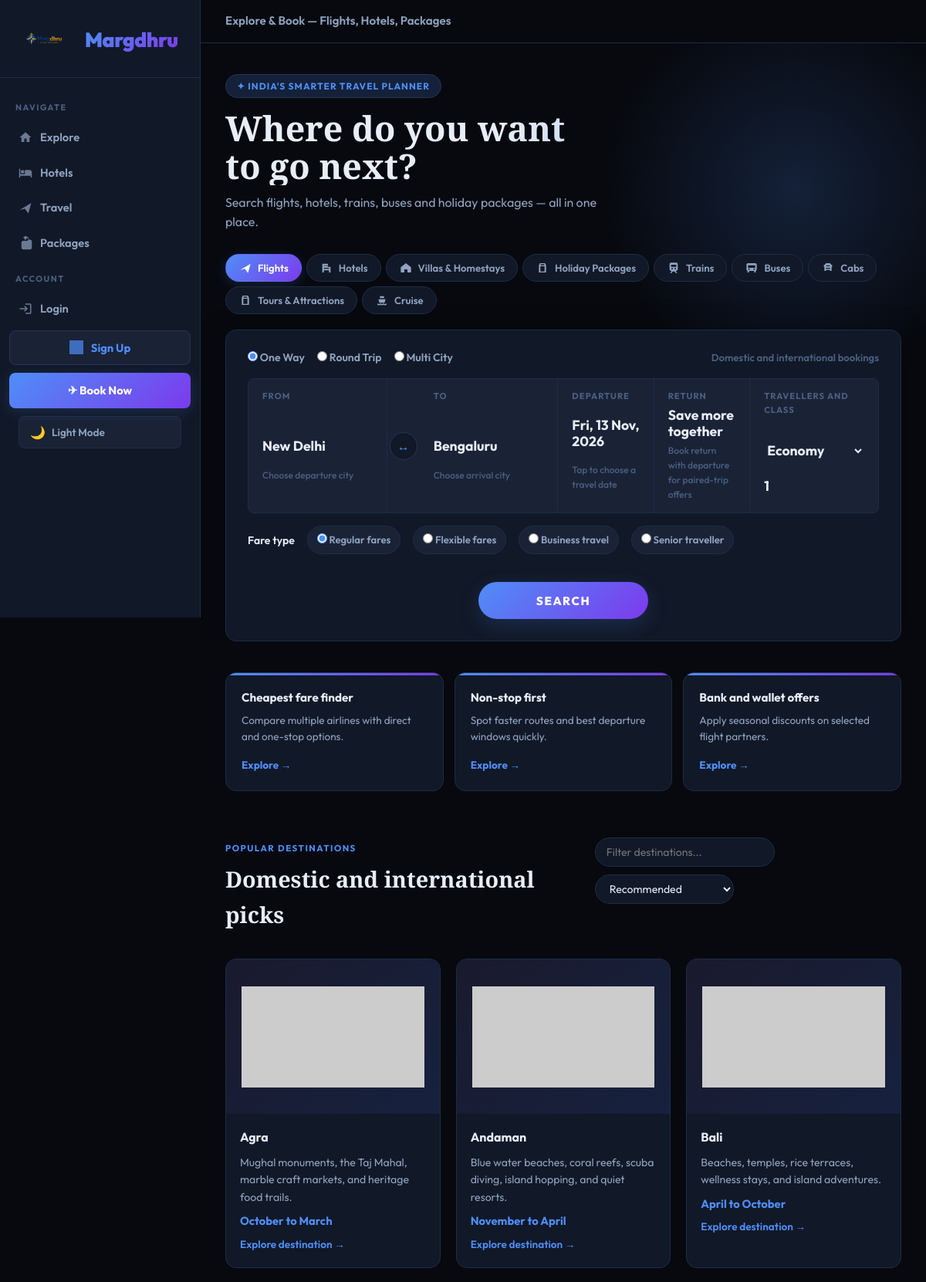
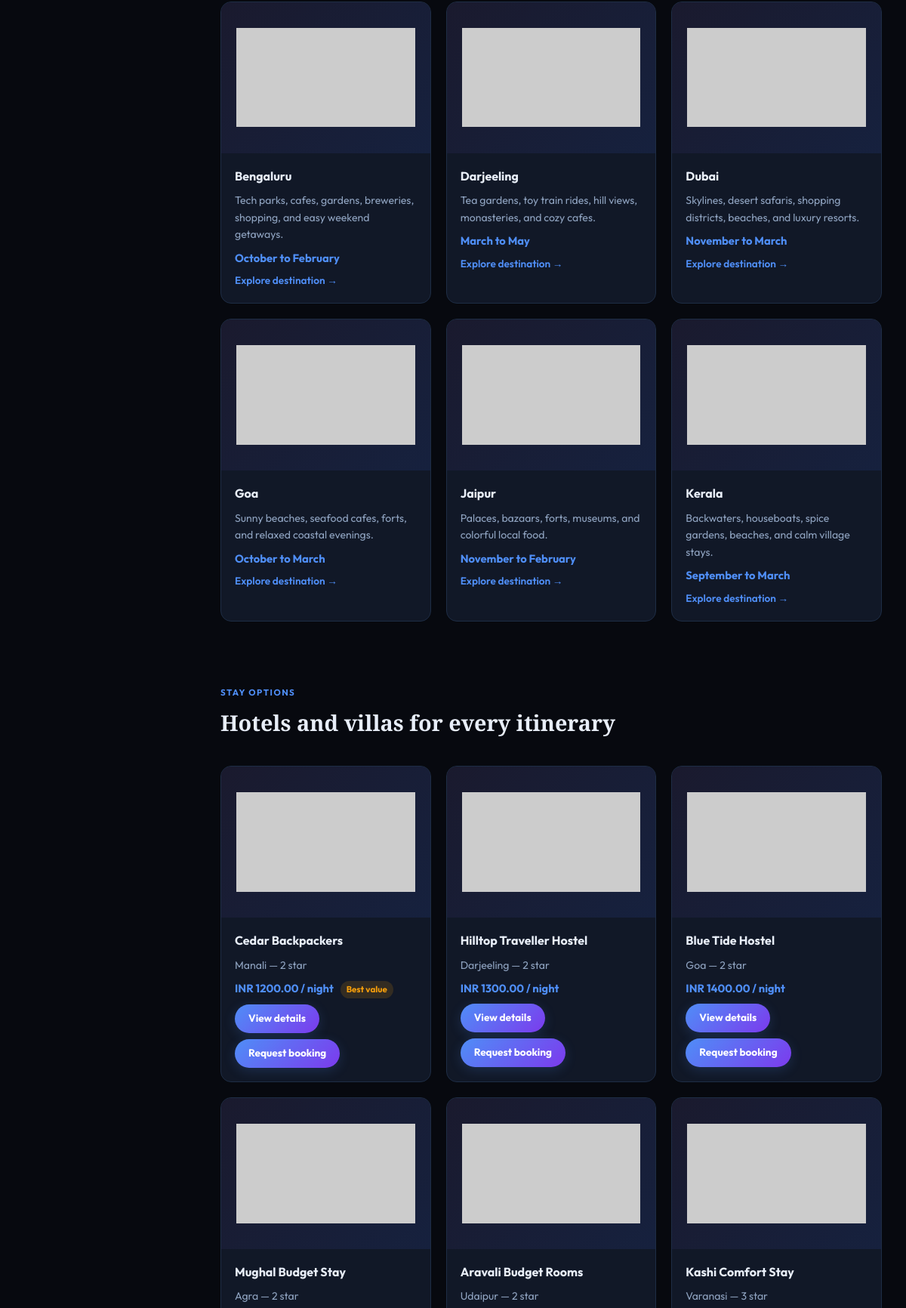
The page / (upper part) on the database its author committed (2 pictures, top to bottom).
### travel/models.py (models this page shows, shortened)
class Destination(models.Model):
    name = models.CharField(max_length=120)
    country = models.CharField(max_length=80, default="India")
    description = models.TextField()
    image_url = models.URLField(blank=True)
    best_season = models.CharField(max_length=120, blank=True)
    class Meta:
        ordering = ["name"]

class Hotel(models.Model):
    destination = models.ForeignKey(Destination, on_delete=models.CASCADE, related_name="hotels")
    name = models.CharField(max_length=140)
    address = models.CharField(max_length=220)
    star_rating = models.PositiveSmallIntegerField(default=3)
    price_per_night = models.DecimalField(max_digits=10, decimal_places=2)
    rooms_available = models.PositiveIntegerField(default=10)
    amenities = models.CharField(max_length=255, blank=True)
    image_url = models.URLField(blank=True)
    class Meta:
        ordering = ["price_per_night", "name"]

### travel/views.py (the view, shortened to what this page needs)
# urls.py: path("", views.home, name="home"),
def home(request):
    form = TripSearchForm(request.GET or None)
    destinations = Destination.objects.all()
    hotels = Hotel.objects.select_related("destination")
    transports = TransportOption.objects.select_related("destination")
    packages = HolidayPackage.objects.select_related("destination")
    context = {
        "form": form,
        "service_tabs": SERVICE_TABS,
        "service_promos": SERVICE_PROMOS,
        "city_suggestions": CITY_SUGGESTIONS,
        "route_suggestions": ROUTE_SUGGESTIONS,
        "stay_suggestions": STAY_SUGGESTIONS,
        "service_modes": SERVICE_MODES,
        "today": date.today().isoformat(),
        "hotel_count": Hotel.objects.count(),
        "transport_count": TransportOption.objects.count(),
        "package_count": HolidayPackage.objects.count(),
        "destinations": destinations[:9],
        "hotels": hotels[:6],
        "transports": transports[:6],
        "packages": packages[:6],
    }
    return render(request, "travel/home.html", context)

### travel/forms.py
class TripSearchForm(forms.Form):
    destination = forms.CharField(
        required=False,
        widget=forms.TextInput(attrs={"placeholder": "Search destination, hotel, or package"}),
    )
    travel_type = forms.ChoiceField(
        required=False,
        choices=[
            ("", "All travel methods"),
            ("plane", "Plane"),
            ("train", "Train"),
            ("bus", "Bus"),
            ("cab", "Cab"),
        ],
    )
    max_budget = forms.DecimalField(
        required=False,
        min_value=0,
        decimal_places=2,
        widget=forms.NumberInput(attrs={"placeholder": "Max budget"}),
    )

### templates/travel/home.html (shortened to what this page needs)
{% extends "travel/base.html" %}
{% block topbar_title %}Explore & Book — Flights, Hotels, Packages{% endblock %}
{% block content %}
<div class="booking-hero">
    <div class="booking-shell">
        <div class="hero-headline">
            <div class="eyebrow">✦ India's smarter travel planner</div>
            <h1>Where do you want<br>to go next?</h1>
            <p>Search flights, hotels, trains, buses and holiday packages — all in one place.</p>
        </div>
        <div class="service-tabs" role="tablist">
            {% for tab in service_tabs %}
                <button class="{% if forloop.first %}is-active{% endif %}" type="button" data-service-tab="{{ tab.key }}">
                    <span class="service-icon service-icon-{{ tab.icon }}"></span>
                    {{ tab.label }}
                </button>
            {% endfor %}
        </div>
        <form class="route-search" method="get" action="{% url 'service_search' 'flights' %}" data-route-search data-search-root="/search/">
            <div class="trip-type-row" data-route-only>
                <label><input type="radio" name="trip_type" value="one-way" checked> One Way</label>
                <label><input type="radio" name="trip_type" value="round-trip"> Round Trip</label>
                <label><input type="radio" name="trip_type" value="multi-city"> Multi City</label>
                <span>Domestic and international bookings</span>
            </div>
            <div class="route-grid" data-route-fields>
                <label class="suggest-field">
                    <span>From</span>
                    <input name="from" value="New Delhi" placeholder="City or airport" autocomplete="off" data-suggest-input data-suggest-type="route">
                    <small>Choose departure city</small>
                </label>
                <button class="swap-route" type="button" data-swap-route aria-label="Swap from and to">&harr;</button>
                <label class="suggest-field">
                    <span>To</span>
                    <input name="to" value="Bengaluru" placeholder="City, country, or airport" autocomplete="off" data-suggest-input data-suggest-type="route">
                    <small>Choose arrival city</small>
                </label>
                <label class="date-choice">
                    <span>Departure</span>
                    <strong data-date-display>Today</strong>
                    <small>Tap to choose a travel date</small>
                </label>
                <label class="date-choice">
                    <span>Return</span>
                    <strong data-date-display>Save more together</strong>
                    <small>Book return with departure for paired-trip offers</small>
                </label>
                <label>
                    <span>Travellers and Class</span>
                    <select name="travel_class">
                        <option>Economy</option>
                    </select>
                    <input name="travellers" type="number" min="1" value="1">
                </label>
            </div>
            <div class="fare-row" data-route-only>
                <span>Fare type</span>
                <label><input type="radio" name="fare" checked> Regular fares</label>
                <label><input type="radio" name="fare"> Flexible fares</label>
                <label><input type="radio" name="fare"> Business travel</label>
                <label><input type="radio" name="fare"> Senior traveller</label>
            </div>
            <button class="search-submit" type="submit">Search</button>
        </form>
    </div>
</div>
<div class="dynamic-service-section">
    <div class="service-promos">
        {% for service, promos in service_promos.items %}
            <div class="promo-grid {% if service == 'flights' %}is-active{% endif %}" data-promo-panel="{{ service }}">
                {% for title, text in promos %}
                    <article>
                        <strong>{{ title }}</strong>
                        <p>{{ text }}</p>
                        <a href="{% url 'service_search' service %}">Explore →</a>
                    </article>
                {% endfor %}
            </div>
        {% endfor %}
    </div>
</div>
<section class="section">
    <div class="section-heading">
        <div>
            <p class="eyebrow">Popular destinations</p>
            <h2>Domestic and international picks</h2>
        </div>
        <div class="client-tools">
            <input type="search" placeholder="Filter destinations..." data-card-search>
            <select data-card-sort>
                <option value="default">Recommended</option>
            </select>
        </div>
    </div>
    <div class="card-grid" data-filter-grid>
        {% for destination in destinations %}
            <article class="image-card" data-search-text="{{ destination.name }} {{ destination.country }} {{ destination.best_season }}" data-name="{{ destination.name }}" data-price="0">
                <img src="{{ destination.image_url }}" alt="{{ destination.name }}" onerror="this.onerror=null;this.src=\'https://placehold.co/900x500/1a1a2e/6c63ff?text=Image+Unavailable\'">
                <div>
                    <h3>{{ destination.name }}</h3>
                    <p>{{ destination.description|truncatewords:20 }}</p>
                    <span>{{ destination.best_season }}</span>
                    <a class="text-link" href="{% url 'destination_detail' destination.pk %}">Explore destination →</a>
                </div>
            </article>
        {% empty %}
            <p class="empty">No destinations available yet.</p>
        {% endfor %}
    </div>
</section>
<section class="section">
    <div class="split-band">
        <div>
            <p class="eyebrow">Stay options</p>
            <h2>Hotels and villas for every itinerary</h2>
        </div>
    </div>
    <div class="listing-grid" data-filter-grid>
        {% for hotel in hotels %}
            <article class="listing-card" data-search-text="{{ hotel.name }} {{ hotel.destination.name }} {{ hotel.amenities }}" data-name="{{ hotel.name }}" data-price="{{ hotel.price_per_night }}">
                <img src="{{ hotel.image_url }}" alt="{{ hotel.name }}" onerror="this.onerror=null;this.src=\'https://placehold.co/900x500/1a1a2e/6c63ff?text=Image+Unavailable\'">
                <div class="listing-body">
                    <h3>{{ hotel.name }}</h3>
                    <p>{{ hotel.destination.name }} — {{ hotel.star_rating }} star</p>
                    <strong data-price-value="{{ hotel.price_per_night }}">INR {{ hotel.price_per_night }} / night</strong>
                    <div class="card-actions">
                        <a href="{% url 'hotel_detail' hotel.pk %}">View details</a>
                        <a href="{% url 'book_trip' %}">Request booking</a>
                    </div>
                </div>
            </article>
        {% endfor %}
    </div>
</section>
{% endblock %}

### rows shown on the page
Destination: name "Agra", description "Mughal monuments, the Taj Mahal, marble craft markets, and heritage food trails.", best_season "October to March"
Destination: name "Andaman", description "Blue water beaches, coral reefs, scuba diving, island hopping, and quiet resorts.", best_season "November to April"
Destination: name "Bali", description "Beaches, temples, rice terraces, wellness stays, and island adventures.", best_season "April to October"
Destination: name "Bengaluru", description "Tech parks, cafes, gardens, breweries, shopping, and easy weekend getaways.", best_season "October to February"
Destination: name "Darjeeling", description "Tea gardens, toy train rides, hill views, monasteries, and cozy cafes.", best_season "March to May"
Destination: name "Dubai", description "Skylines, desert safaris, shopping districts, beaches, and luxury resorts.", best_season "November to March"
Destination: name "Goa", description "Sunny beaches, seafood cafes, forts, and relaxed coastal evenings.", best_season "October to March"
Destination: name "Jaipur", description "Palaces, bazaars, forts, museums, and colorful local food.", best_season "November to February"
Destination: name "Kerala", description "Backwaters, houseboats, spice gardens, beaches, and calm village stays.", best_season "September to March"
Hotel: name "Cedar Backpackers", destination.name "Manali", star_rating "2", price_per_night "1200.00"
Hotel: name "Hilltop Traveller Hostel", destination.name "Darjeeling", star_rating "2", price_per_night "1300.00"
Hotel: name "Blue Tide Hostel", destination.name "Goa", star_rating "2", price_per_night "1400.00"
Hotel: name "Mughal Budget Stay", destination.name "Agra", star_rating "2"
Hotel: name "Aravali Budget Rooms", destination.name "Udaipur", star_rating "2"
Hotel: name "Kashi Comfort Stay", destination.name "Varanasi", star_rating "3"

### other values the page prints
{{ tab.label }} "Flights" "Hotels" "Villas & Homestays" "Holiday Packages" "Trains" "Buses" "Cabs" "Tours & Attractions" "Cruise"
{{ title }} "Cheapest fare finder" "Non-stop first" "Bank and wallet offers"
{{ text }} "Compare multiple airlines with direct and one-stop options." "Spot faster routes and best departure windows quickly." "Apply seasonal discounts on selected flight partners."
